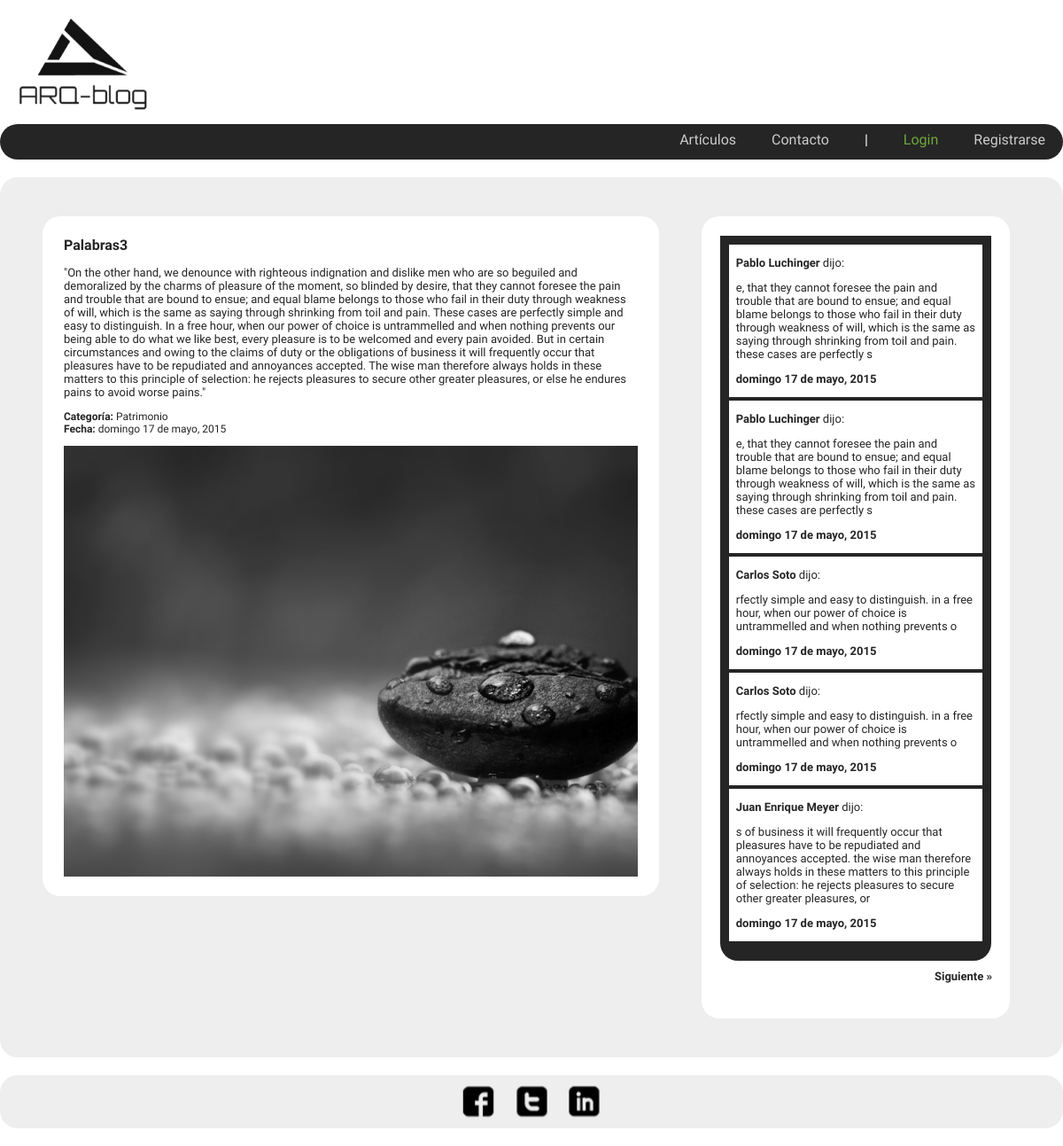
Page /articulo.php?id=12 on the committed database.
### tables this page shows
CREATE TABLE IF NOT EXISTS `blog_articulos` (
  `articulo_id` mediumint(9) NOT NULL AUTO_INCREMENT,
  `articulo_titulo` varchar(60) NOT NULL,
  `articulo_desc` text,
  `articulo_cat_id` mediumint(9) NOT NULL,
  `articulo_url` varchar(40) NOT NULL,
  `articulo_usuario_id_autor` mediumint(9) NOT NULL,
  `articulo_fecha_creacion` datetime NOT NULL,
  `articulo_fecha_modificacion` datetime DEFAULT NULL,
  `articulo_estado` tinyint(4) NOT NULL,
  PRIMARY KEY (`articulo_id`)
);

CREATE TABLE IF NOT EXISTS `blog_categorias` (
  `cat_id` mediumint(9) NOT NULL AUTO_INCREMENT,
  `cat_nombre` varchar(40) NOT NULL,
  `cat_fecha_creacion` datetime NOT NULL,
  PRIMARY KEY (`cat_id`)
);

CREATE TABLE IF NOT EXISTS `blog_comentarios` (
  `comentario_id` bigint(12) unsigned NOT NULL AUTO_INCREMENT,
  `comentario_usuario_id_autor` mediumint(9) NOT NULL,
  `comentario_articulo_id` mediumint(9) NOT NULL,
  `comentario_texto` text NOT NULL,
  `comentario_fecha_creacion` datetime NOT NULL,
  PRIMARY KEY (`comentario_id`)
);

CREATE TABLE IF NOT EXISTS `blog_usuarios` (
  `usuario_id` mediumint(9) NOT NULL AUTO_INCREMENT,
  `usuario_nombre` varchar(20) NOT NULL,
  `usuario_apellido` varchar(40) NOT NULL,
  `usuario_correo` varchar(60) NOT NULL,
  `usuario_password` varchar(40) NOT NULL,
  `usuario_rol` tinyint(4) NOT NULL,
  `usuario_fecha_registro` datetime NOT NULL DEFAULT CURRENT_TIMESTAMP,
  PRIMARY KEY (`usuario_id`)
);

### lib/fns-usuario.php (called while the page is built, shortened)
<?php
	function usuarioLogueado(  ){
		if( array_key_exists("usuario_id", $_SESSION ) ){
			return true;
		} else {
			return false;
		}
	}
?>

### includes/php_comun.php (called while the page is built, shortened)
<?php
	$logueado 	= usuarioLogueado();
?>

### articulo.php (the view, shortened to what this page needs)
<?php
include_once 'includes/php_comun.php';
?>
<!DOCTYPE html>
<html lang="<?php include_once 'includes/lang.php';?>">
<head>
	<?php
	$titulo='Blog de arquitectura';
	include_once 'includes/head.php';
	?>
</head>
<body>
	<div id="contenedor">
	<?php
	include_once 'includes/header.php';
	include_once 'includes/nav.php';
	?>
	<section class="contenido">
    <?php
    if(array_key_exists("id", $_GET)){
        $articulo_id=intval($_GET[id]);
        $bd=bd_conectar();
        $consulta="SELECT * FROM blog_articulos
                     INNER JOIN blog_categorias
                        ON blog_articulos.articulo_cat_id = blog_categorias.cat_id
                     WHERE articulo_id='$articulo_id'";
         $result    = $bd->query( $consulta );
         if($result->num_rows===1){
            $fila = $result->fetch_assoc();
             $titulo=$fila[articulo_titulo];
             $descripcion=$fila[articulo_desc];
             $categoria=$fila[cat_nombre];
             $url=$fila[articulo_url];
             $fecha=$fila[articulo_fecha_creacion];
         }else{
            notificar('No encontramos lo que buscas');
            exit;
         }
    }else{
        notificar('Se debe ingresar un id para la búsqueda');
        exit;
    }
    ?>
	    <section id="contenidoArticulo">
	        <article>
	            <section>
	            	<h2><?php echo ucwords($titulo) ?></h2>
	                <?php echo htmlspecialchars_decode($descripcion)  ?>
	            	<ul class="listaArticulo">
	                	<li><span class="destacado">Categoría: </span><?php echo ucfirst($categoria) ?></li>
	                	<li><span class="destacado">Fecha: </span><?php echo formatTimeStamp($fecha) ?></li>
	            	</ul>
	            </section>
	        </article>
	        <section>
	            <img class="imgArticulo" src="administracion/subidas/<?php echo $url ?>" alt="Foto">
	        </section>
	   	</section>
	   	<aside class="comentariosArticulo">
			<div id="columnaComentarios">
	   		<?php
                $total_comentarios = $bd->query("SELECT COUNT(*) from blog_comentarios WHERE comentario_articulo_id='$articulo_id'");
                $total = $total_comentarios->fetch_row();
                $com_pp    = 5;
                $p_actual = array_key_exists('page', $_GET) ? $_GET['page'] : 1;
                $desfase = ( $p_actual - 1 ) * $com_pp;
                $max_paginas = ceil( $total['0'] / $com_pp );
            $query="SELECT
            		blog_comentarios.comentario_usuario_id_autor,
            		blog_comentarios.comentario_texto,
            		blog_comentarios.comentario_fecha_creacion,
            		blog_usuarios.usuario_id,
            		blog_usuarios.usuario_nombre,
            		blog_usuarios.usuario_apellido
            		FROM blog_comentarios
                    INNER JOIN blog_usuarios
                    ON blog_comentarios.comentario_usuario_id_autor = blog_usuarios.usuario_id
                    WHERE comentario_articulo_id='$articulo_id'
                    ORDER BY comentario_fecha_creacion DESC LIMIT $desfase, $com_pp";
            $result = $bd->query( $query );
            while( $fila = $result->fetch_assoc() ) :
	   		?>
	   			<div class="comentario">
	   				<p><?php echo '<span class="destacado">'.ucwords($fila[usuario_nombre].' '.$fila[usuario_apellido]).'</span> dijo:'; ?></p>
	   				<p><?php echo $fila[comentario_texto]; ?></p>
	   				<p class="destacado"><?php echo formatTimeStamp($fila[comentario_fecha_creacion]); ?></p>
	   			</div>
            <?php endwhile; ?>
	   		</div>
            <div class="paginacion">
                <?php if( $p_actual != $max_paginas and $total[0]!=0 ) : ?>
                    <a href="<?php echo $_SERVER['PHP_SELF']. "?page=" . ($p_actual + 1)."&id=".$articulo_id;?>" class="sig">Siguiente &raquo;</a>
                <?php endif; ?>
            </div>
	   	</aside>
	</section>
	<?php
	include_once 'includes/footer.php';
	?>
	</div>
</body>
</html>

### includes/lang.php
es

### includes/head.php (shortened to what this page needs)
<link href="css/estilos.css" rel="stylesheet" type="text/css">

### includes/header.php (shortened to what this page needs)
<header>
	<a href="index.php" id="logo"></a>
</header>

### includes/nav.php
<nav>
	<ul id="menu">
        <li><a class="inicio" href="index.php">Artículos</a></li>
        <li><a class="contacto" href="contacto.php">Contacto</a></li>
        <li><p>|</p></li>
		<?php
		if($logueado){
			echo '<li><a class="logout" href="logout.php">Logout</a></li>';
			echo '<li><a class="mis_datos" href="mis_datos.php">Mis datos</a></li>';
			if($_SESSION[usuario_rol]==1){
				echo '<li><a class="administrar" target="_blank" href="administracion/index.php">Administrar</a></li>';
			}
		}else{
			echo '<li><a class="login" href="login.php">Login</a></li>';
			echo '<li><a class="registro" href="registro.php">Registrarse</a></li>';
		}
		?>
    </ul>
</nav>

### lib/fns-fecha.php (shortened to what this page needs)
<?php
	function formatTimeStamp( $timestamp, $timezone = "America/Santiago" ){
		$dtz	= new DateTimeZone( $timezone );
		$dt		= new DateTime( $timestamp, $dtz );
		$nombreCompletoDia	= nombreDiaEsp( $dt->format('l') );
		$numeroDia			= $dt->format('d');
		$nombreCompletoMes	= nombreMesEsp( $dt->format('F') );
		$anioCompleto		= $dt->format('Y');
		$format = $nombreCompletoDia . ' ' . $numeroDia . ' de ' . $nombreCompletoMes . ', ' . $anioCompleto;
		echo $format;
	}
function nombreDiaEsp( $nd ){
	switch ( strtolower($nd) ) {
		case "sunday" :
			return "domingo";
			break;
	}
}
function nombreMesEsp( $mes ){
	switch ( strtolower($mes) ) {
		case "may" :
			return "mayo";
			break;
	}
}
?>

### includes/footer.php
<footer>
	<div id="redesSociales">
        <a href="#" class="iconoRed"><img src="imagenes/facebook.png"></a>
        <a href="#" class="iconoRed"><img src="imagenes/tweeter.png"></a>
        <a href="#" class="iconoRed"><img src="imagenes/linked_in.png"></a>
	</div>
</footer>

### css/estilos.css (style rules this page uses)
body { padding: 0; margin: 0; font-size: 10px; font-family: 'Cardo', serif; color: #252525; }
h2 { font-size:1.6em; }
p { font-size:1.3em; }
a { text-decoration: none; }
#contenedor { height:auto; width:1200px; margin:0 auto; padding:0; }
header { float: left; height:120px; width:100%; margin:10px 0; padding:0; background-color: #FFF; }
#logo { display: block; float:left; width: 147px; height: 120px; margin: 0 20px; padding: 0; background-image:url(../imagenes/logo.jpg); }
nav { float: left; height:40px; width:100%; margin:0; padding:0; background-color: #252525; -webkit-border-radius: 20px; -moz-border-radius: 20px; border-radius: 20px; }
#menu { float:right; margin: 0px; padding: 0px; list-style-type: none; }
#menu li { float:left; margin: 0; padding: 0; }
#menu li a, #menu li p { display: block; margin: 8px 20px 0px; padding: 0; font-family: 'Cantarell', sans-serif; font-size: 1.6em; }
#menu li p { color:#fff; cursor:default; }
#menu li a:link, #menu li a:visited { color:#ccc; }
#menu li a.login:link, #menu li a.login:visited { color:#70A83B; }
.contenido { float: left; height:auto; width:100%; margin:20px 0; padding:20px 0; background-color: #eee; -webkit-border-radius: 20px; -moz-border-radius: 20px; border-radius: 20px; }
footer { float: left; height:60px; width:100%; margin:0 0 20px 0; padding:0; background-color: #eee; -webkit-border-radius: 20px; -moz-border-radius: 20px; border-radius: 20px; }
#redesSociales { height:40px; width:180px; margin:0 auto; padding:10px 0; }
.iconoRed { margin:0 10px; padding:0; float:left; display:block; }
.paginacion { float:left; margin: 0 0 10px 0; padding: 10px 0; width: 100%; height: auto; background-color: #FFF; -webkit-border-bottom-right-radius: 20px; -webkit-border-bottom-left-radius: 20px; -moz-border-radius-bottomright: 20px; -moz-border-radius-bottomleft: 20px; border-bottom-right-radius: 20px; border-bottom-left-radius: 20px; }
.sig,.ant { display: block; font-size: 1.3em; font-weight: bold; margin:0 20px; padding: 0; }
.sig { float:right; }
.sig:link,.sig:visited,.ant:link,.ant:visited { color: #252525; }
#contenidoArticulo { width: 54%; margin: 2% 4%; padding: 10px 2% 20px; float: left; background-color: #FFF; -webkit-border-radius: 20px; -moz-border-radius: 20px; border-radius: 20px; }
.imgArticulo { width: 100%; }
.listaArticulo { list-style: none; font-size: 12px; padding-left: 0; }
.destacado { font-weight: bold; }
.comentariosArticulo { width: 29%; margin: 2% 4% 2% 0%; padding: 20px 0% 20px 0%; float: left; background-color: #FFF; -webkit-border-radius: 20px; -moz-border-radius: 20px; border-radius: 20px; }
#columnaComentarios { width: 84%; padding: 8px 2% 20px; margin: 2px 6% 0 6%; float: left; height: auto; background-color: #252525; -webkit-border-bottom-left-radius: 20px; -webkit-border-bottom-right-radius: 20px; -moz-border-radius-bottomleft: 20px; -moz-border-radius-bottomright: 20px; border-bottom-left-radius: 20px; border-bottom-right-radius: 20px; }
.comentario { float: left; margin: 2px 1%; padding: 0; width: 98%; height: auto; background-color: #FFF; }
.comentario p { padding-left: 8px; padding-right: 8px; }

### rows in the picture
blog_articulos: articulo_titulo "Palabras3", articulo_desc "\"On the other hand, we denounce with righteous indignation and dislike men who are so beguiled and demoralized by the charms of pleasure of the moment, so blinded by desire, that they cannot foresee the pain and trouble that are bound to ensue; and equal blame belongs to those who fail in their duty through weakness of will, which is the same as saying through shrinking from toil and pain. These cases are perfectly simple and easy to distinguish. In a free hour, when our power of choice is untrammelled and when nothing prevents our being able to do what we like best, every pleasure is to be welcomed and every pain avoided. But in certain circumstances and owing to the claims of duty or the…", blog_categorias.cat_nombre "Patrimonio", articulo_fecha_creacion "domingo 17 de mayo, 2015", articulo_url (picture)
blog_comentarios: blog_usuarios.usuario_nombre+usuario_apellido "Pablo Luchinger", comentario_texto "e, that they cannot foresee the pain and trouble that are bound to ensue; and equal blame belongs to those who fail in their duty through weakness of will, which is the same as saying through shrinking from toil and pain. these cases are perfectly s", comentario_fecha_creacion "domingo 17 de mayo, 2015"
blog_comentarios: blog_usuarios.usuario_nombre+usuario_apellido "Pablo Luchinger", comentario_texto "e, that they cannot foresee the pain and trouble that are bound to ensue; and equal blame belongs to those who fail in their duty through weakness of will, which is the same as saying through shrinking from toil and pain. these cases are perfectly s", comentario_fecha_creacion "domingo 17 de mayo, 2015"
blog_comentarios: blog_usuarios.usuario_nombre+usuario_apellido "Carlos Soto", comentario_texto "rfectly simple and easy to distinguish. in a free hour, when our power of choice is untrammelled and when nothing prevents o", comentario_fecha_creacion "domingo 17 de mayo, 2015"
blog_comentarios: blog_usuarios.usuario_nombre+usuario_apellido "Carlos Soto", comentario_texto "rfectly simple and easy to distinguish. in a free hour, when our power of choice is untrammelled and when nothing prevents o", comentario_fecha_creacion "domingo 17 de mayo, 2015"
blog_comentarios: blog_usuarios.usuario_nombre+usuario_apellido "Juan Enrique Meyer", comentario_texto "s of business it will frequently occur that pleasures have to be repudiated and annoyances accepted. the wise man therefore always holds in these matters to this principle of selection: he rejects pleasures to secure other greater pleasures, or", comentario_fecha_creacion "domingo 17 de mayo, 2015"
